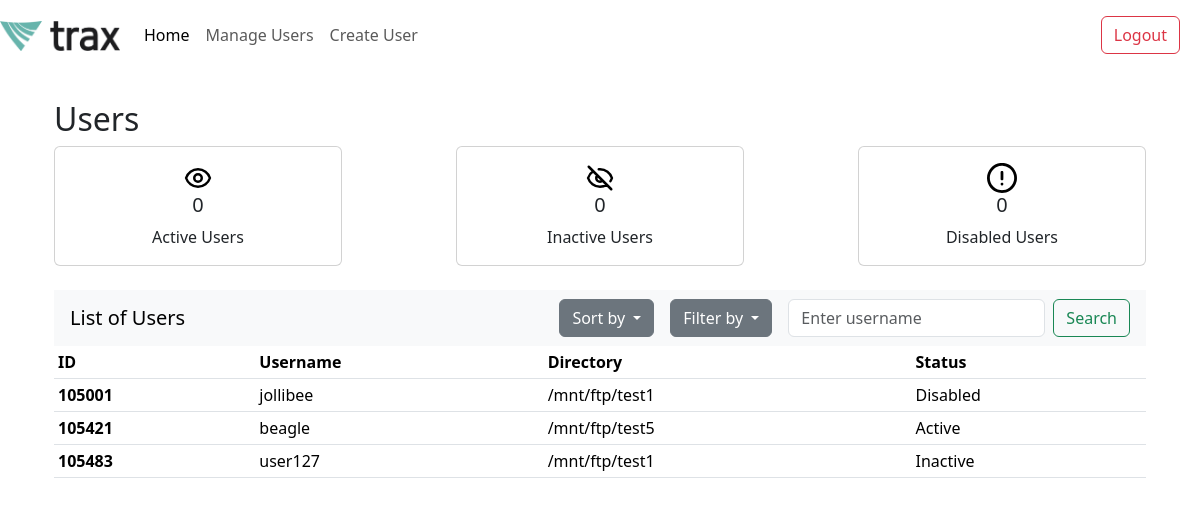
Screenshot of /home (signed in) with the database file from the repository.
### app.py (models this page shows, shortened)
class User(db.Model):
    id = db.Column(db.Integer, primary_key=True)
    username = db.Column(db.String(80), nullable=False, unique=True)
    password = db.Column(db.String(120), nullable=False)
    directory = db.Column(db.String(120), nullable=False)
    status = db.Column(db.String(10), nullable=False)

### app.py (the view)
@app.route('/home', methods=['GET'])
def home():
    if not session.get("username"):
        return redirect("/login")
    sort_by = request.args.get('sort_by', 'id')
    filter_status = request.args.get('filter_by', 'all')
    search_query = request.args.get('search', '')
    users = get_filtered_sorted_users(sort_by, filter_status, search_query)
    return render_template('home.html', users=users)

### app.py (called while the page is built)
def get_filtered_sorted_users(sort_by='id', filter_status='all', search_query=''):
    query = User.query
    if filter_status == 'active':
        query = query.filter_by(status='Active')
    elif filter_status == 'inactive':
        query = query.filter(User.status.in_(['Inactive', 'Disabled']))
    elif filter_status == 'all':
        query = query.filter(User.status.in_(['Active', 'Inactive', 'Disabled']))
    if sort_by == 'username':
        query = query.order_by(User.username)
    elif sort_by == 'id':
        query = query.order_by(User.id)
    elif sort_by == 'directory':
        query = query.order_by(User.directory)
    if search_query:
        query = query.filter(User.username.like(f'%{search_query}%'))  # case insensitive search
    return query.all()

### templates/home.html (shortened to what this page needs)
<!DOCTYPE html>
<html lang="en">
<head>
    <link rel="stylesheet" href="static/home.css">
    <link href="https://cdn.jsdelivr.net/npm/bootstrap@5.3.3/dist/css/bootstrap.min.css" rel="stylesheet">
</head>
<body>
    {% extends "index.html" %}
    {% block content %}
    <div class="container">
        <h2>Users</h2>
        {% include 'card_component.html' %}
        <div class="table-responsive">
            {% include 'user_table.html' %}
        </div>
    </div>
    {% endblock %}

### templates/user_table.html (shortened to what this page needs)
<!DOCTYPE html>
<html lang="en">
<head>
    <link href="https://cdn.jsdelivr.net/npm/bootstrap@5.3.3/dist/css/bootstrap.min.css" rel="stylesheet">
</head>
<body>
    <nav class="navbar navbar-light bg-light justify-content-between mt-4">
        <a class="navbar-brand ms-3">List of Users</a>
        <form class="form-inline d-flex align-items-center">
            <div class="dropdown me-3">
                <button class="btn btn-secondary dropdown-toggle" data-bs-toggle="dropdown" type="button" id="sortDropdown" aria-expanded="false">
                    Sort by
                </button>
            </div>
            <div class="dropdown me-3">
                <button class="btn btn-secondary dropdown-toggle" data-bs-toggle="dropdown" type="button" id="filterDropdown" aria-expanded="false">
                    Filter by
                </button>
            </div>
            <input class="form-control mr-sm-5" type="search" placeholder="Enter username" aria-label="Search" name="search" value="{{ request.args.get('search', '') }}"">
            <button class="btn btn-outline-success ms-2 me-3 my-2 my-sm-0" type="submit">Search</button>
        </form>
    </nav>
    <table class="table table-hover table-sm">
        <thead>
          <tr>
            <th scope="col">ID</th>
            <th scope="col">Username</th>
            <th scope="col">Directory</th>
            <th scope="col">Status</th>
          </tr>
        </thead>
        <tbody>
            {% if users %}
                {% for user in users %}
                <tr class="user-row" data-user-id="{{ user.id }}">
                    <th scope="row">{{ user.id }}</th>
                    <td>{{ user.username }}</td>
                    <td>{{ user.directory }}</td>
                    <td>{{ user.status }}</td>
                </tr>
                {% endfor %}
            {% else %}
                <tr>
                    <td colspan="4" class="text-center">No users found</td>
                </tr>
            {% endif %}
        </tbody>
    </table>
</body>
</html>

### rows the page displays
User: id "105001", username "jollibee", directory "/mnt/ftp/test1", status "Disabled"
User: id "105421", username "beagle", directory "/mnt/ftp/test5", status "Active"
User: id "105483", username "user127", directory "/mnt/ftp/test1", status "Inactive"
